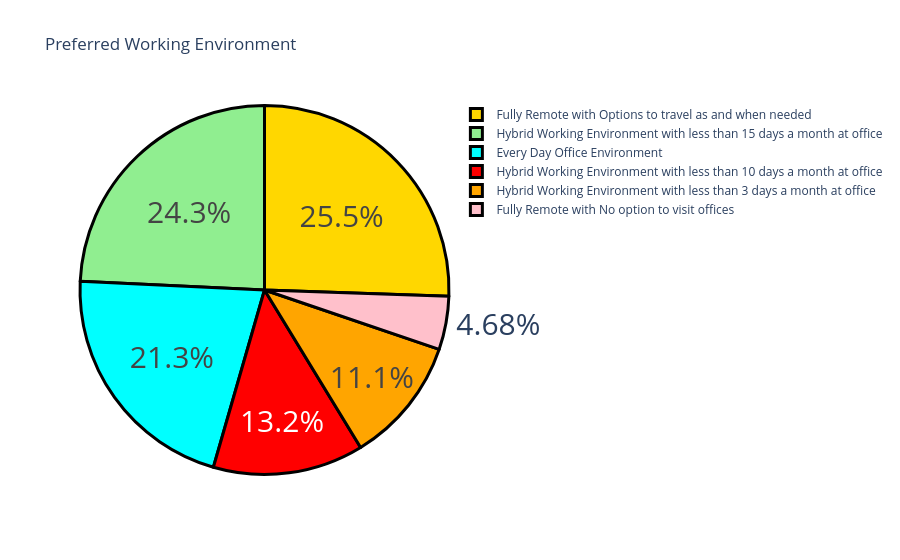

Source (notebook cell):
### Code cell
question5 = "What is the most preferred working environment for you."
question5 = df[question5].value_counts()

label = question5.index
counts = question5.values
colors = ['gold', 'lightgreen', 'aqua', 'red', 'orange', 'pink']

fig = go.Figure(data=[go.Pie(labels=label, values=counts)])

fig.update_layout(
    title_text='Preferred Working Environment'
)

fig.update_traces(
    hoverinfo='label+value',
    textinfo='percent',
    textfont_size=30,
    marker=dict(
        colors=colors,
        line=dict(color='black', width=3)
    )
)

fig.show()

### Figure 1 — Plotly figure (JSON) as saved in the notebook; plotly's stock layout.template omitted (floating-point values rounded to 4 significant figures)
{"data": [{"hoverinfo": "label+value", "labels": ["Fully Remote with Options to travel as and when needed", "Hybrid Working Environment with less than 15 days a month at office", "Every Day Office Environment", "Hybrid Working Environment with less than 10 days a month at office", "Hybrid Working Environment with less than 3 days a month at office", "Fully Remote with No option to visit offices"], "marker": {"colors": ["gold", "lightgreen", "aqua", "red", "orange", "pink"], "line": {"color": "black", "width": 3}}, "textfont": {"size": 30}, "textinfo": "percent", "type": "pie", "values": [60, 57, 50, 31, 26, 11]}], "layout": {"title": {"text": "Preferred Working Environment"}}}
